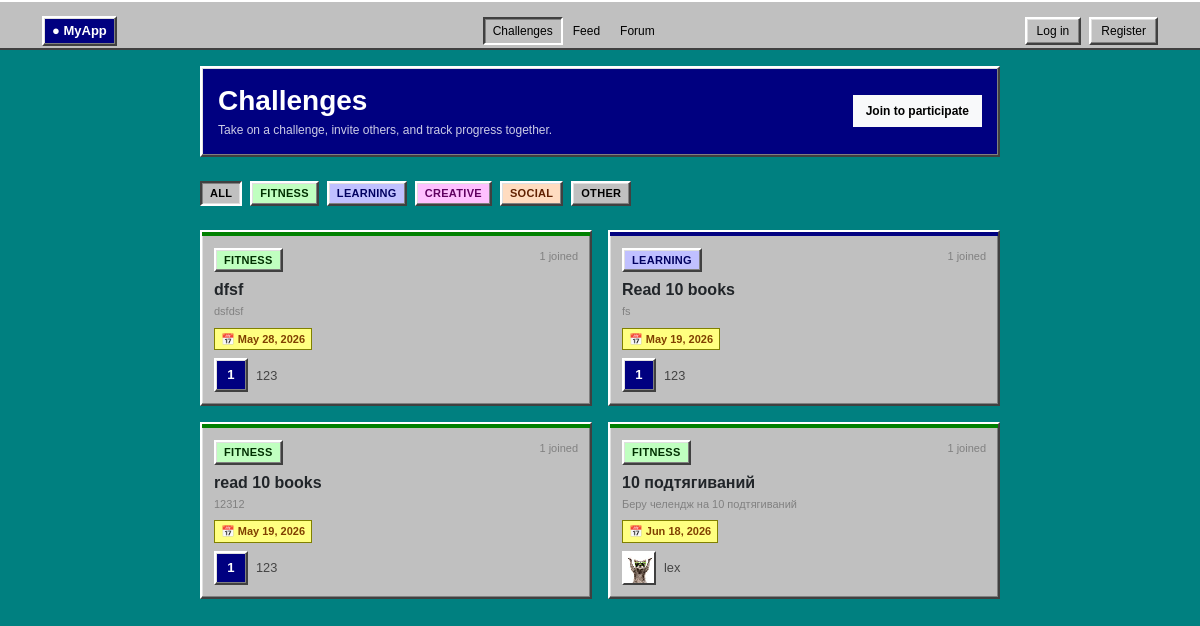
/challenges, run on the app's committed database.
### app.py (models this page shows, shortened)
class Challenge(db.Model):
    id          = db.Column(db.Integer, primary_key=True)
    title       = db.Column(db.String(120), nullable=False)
    description = db.Column(db.String(500), nullable=False)
    category    = db.Column(db.String(50),  nullable=False, default="Other")
    creator_id  = db.Column(db.Integer, db.ForeignKey("user.id"), nullable=False)
    created_at  = db.Column(db.DateTime, server_default=db.func.now())
    deadline    = db.Column(db.Date, nullable=True)
    creator     = db.relationship("User", backref="challenges")
    participants = db.relationship("User", secondary=challenge_participants,
                                   backref=db.backref("joined_challenges", lazy="dynamic"),
                                   lazy="dynamic")

class User(db.Model):
    id           = db.Column(db.Integer, primary_key=True)
    username     = db.Column(db.String(80), unique=True, nullable=False)
    password     = db.Column(db.String(256), nullable=False)
    avatar       = db.Column(db.String(256), nullable=True)
    totp_secret  = db.Column(db.String(32),  nullable=True)
    totp_enabled = db.Column(db.Boolean, default=False, nullable=False)
    is_admin     = db.Column(db.Boolean, default=False, nullable=False)
    banner_color = db.Column(db.String(7),  nullable=True)
    points       = db.Column(db.Integer,    default=0,   nullable=False)
    posts        = db.relationship("Post", backref="author", lazy=True)
    following = db.relationship(
        "User", secondary=follows,
        primaryjoin=(follows.c.follower_id == id),
        secondaryjoin=(follows.c.followed_id == id),
        backref=db.backref("followers", lazy="dynamic"),
        lazy="dynamic",
    )

### app.py (the view, shortened to what this page needs)
@app.route("/challenges", methods=["GET", "POST"])
def challenges():
    me = session.get("username")
    cat_filter = request.args.get("cat", "")
    q = Challenge.query.order_by(Challenge.created_at.desc())
    if cat_filter and cat_filter in CHALLENGE_CATEGORIES:
        q = q.filter_by(category=cat_filter)
    all_challenges = q.all()
    return render_template("challenges.html", challenges=all_challenges,
                           categories=CHALLENGE_CATEGORIES, cat_filter=cat_filter,
                           viewer=get_viewer(), today=date.today())

### app.py (called while the page is built)
def get_viewer():
    me = session.get("username")
    return User.query.filter_by(username=me).first() if me else None

@app.context_processor
def inject_unread():
    username = session.get("username")
    if username:
        user = User.query.filter_by(username=username).first()
        if user:
            count = Message.query.filter_by(receiver_id=user.id, is_read=False).count()
            return {"unread_count": count, "viewer_is_admin": user.is_admin}
    return {"unread_count": 0, "viewer_is_admin": False}

### templates/challenges.html (shortened to what this page needs)
{% extends "base.html" %}
{% block content %}
<div style="max-width:800px; margin:0 auto;">
  <div class="challenge-hero mb-4">
    <div>
      <h3 class="fw-bold mb-1">Challenges</h3>
      <p class="mb-0" style="opacity:.8">Take on a challenge, invite others, and track progress together.</p>
    </div>
    {% if viewer %}
    <button class="btn btn-light fw-semibold" data-bs-toggle="collapse" data-bs-target="#newForm">
      + New challenge
    </button>
    {% else %}
    <a href="/login" class="btn btn-light fw-semibold">Join to participate</a>
    {% endif %}
  </div>
  <div class="d-flex flex-wrap gap-2 mb-4">
    <a href="/challenges"
       class="cat-chip {% if not cat_filter %}cat-active{% endif %}">All</a>
    {% for cat in categories %}
    <a href="/challenges?cat={{ cat }}"
       class="cat-chip cat-{{ cat|lower }} {% if cat_filter == cat %}cat-active{% endif %}">
      {{ cat }}
    </a>
    {% endfor %}
  </div>
  {% if challenges %}
  <div class="row g-3">
    {% for ch in challenges %}
    <div class="col-md-6">
      <a href="/challenges/{{ ch.id }}" class="text-decoration-none">
        <div class="card card-hover challenge-card">
          <div class="challenge-card-accent cat-bar-{{ ch.category|lower }}"></div>
          <div class="card-body px-4 py-3">
            <div class="d-flex justify-content-between align-items-start mb-2">
              <span class="cat-chip cat-{{ ch.category|lower }}">{{ ch.category }}</span>
              <span class="post-meta">{{ ch.participants.count() }} joined</span>
            </div>
            <h6 class="fw-bold text-dark mb-1">{{ ch.title }}</h6>
            <p class="post-meta mb-2">
              {{ ch.description[:100] }}{% if ch.description|length > 100 %}…{% endif %}
            </p>
            {% if ch.deadline %}
            <p class="mb-3">
              <span class="deadline-chip {% if ch.deadline < today %}deadline-expired{% endif %}">
                &#128197; {{ ch.deadline.strftime("%b %d, %Y") }}
              </span>
            </p>
            {% endif %}
            <div class="d-flex align-items-center gap-2">
              <div class="av av-sm">
                {% if ch.creator.avatar %}
                  <img src="{{ url_for('static', filename='uploads/' ~ ch.creator.avatar) }}" alt="">
                {% else %}
                  {{ ch.creator.username[0].upper() }}
                {% endif %}
              </div>
              <span style="font-size:.8rem; color:var(--muted)">{{ ch.creator.username }}</span>
            </div>
          </div>
        </div>
      </a>
    </div>
    {% endfor %}
  </div>
  {% endif %}
</div>
{% endblock %}

### static/css/style.css (style rules this page uses)
:root { --bg: #008080; --surface: #c0c0c0; --text: #000000; --muted: #444444; --subtle: #808080; --border: #808080; --b-light: #ffffff; --b-mid: #dfdfdf; --b-dark: #808080; --b-darker: #404040; --accent: #000080; --accent-hover: #1084d0; --accent-light: #c0c0c0; --accent-muted: #000080; --radius: 0; --shadow: none; --shadow-md: none; }
.win-raised, .card, .stat-box, .graffiti-wrap, .auth-card { border: 2px solid; border-color: var(--b-light) var(--b-darker) var(--b-darker) var(--b-light); box-shadow: inset -1px -1px 0 var(--b-dark), inset 1px 1px 0 var(--b-mid); }
*, *::before, *::after { box-sizing: border-box; }
body { background: var(--bg); color: var(--text); font-family: "MS Sans Serif", "Arial", Tahoma, sans-serif; font-size: 12px; line-height: 1.5; -webkit-font-smoothing: none; image-rendering: pixelated; }
a { color: var(--accent); text-decoration: underline; }
h1,h2,h3,h4,h5,h6 { font-family: "MS Sans Serif", "Arial", Tahoma, sans-serif; }
.card { background: var(--surface) !important; border-radius: 0 !important; }
.card-hover { transition: none; }
.btn { border-radius: 0 !important; font-family: "MS Sans Serif", "Arial", Tahoma, sans-serif; font-size: 12px; font-weight: 400; transition: none; min-width: 75px; }
.post-meta { font-size: 11px; color: var(--subtle); }
.av { border-radius: 0; display: flex; align-items: center; justify-content: center; font-weight: 700; flex-shrink: 0; background: #000080; color: #ffffff; overflow: hidden; border: 2px solid; border-color: var(--b-light) var(--b-darker) var(--b-darker) var(--b-light); box-shadow: inset -1px -1px 0 var(--b-dark), inset 1px 1px 0 var(--b-mid); }
.av img { width: 100%; height: 100%; object-fit: cover; border-radius: 0; }
.av-sm { width: 34px; height: 34px; font-size: .82rem; }
.challenge-hero { background: var(--accent); color: #fff; border-radius: 0; padding: 16px; display: flex; align-items: center; justify-content: space-between; gap: 1rem; flex-wrap: wrap; border: 2px solid; border-color: var(--b-light) var(--b-darker) var(--b-darker) var(--b-light); box-shadow: inset -1px -1px 0 var(--b-dark), inset 1px 1px 0 var(--b-mid); }
.cat-chip { display: inline-block; padding: 2px 8px; border-radius: 0; font-size: 11px; font-weight: 700; text-transform: uppercase; letter-spacing: .3px; cursor: pointer; text-decoration: none; border: 2px solid; border-color: var(--b-light) var(--b-darker) var(--b-darker) var(--b-light); box-shadow: inset -1px -1px 0 var(--b-dark), inset 1px 1px 0 var(--b-mid); background: var(--surface); color: var(--text); }
.cat-chip.cat-active { border-color: var(--b-darker) var(--b-light) var(--b-light) var(--b-darker); box-shadow: inset 1px 1px 0 var(--b-dark), inset -1px -1px 0 var(--b-mid); }
.cat-fitness { background: #c0ffc0; color: #003000; }
.cat-learning { background: #c0c0ff; color: #000060; }
.cat-creative { background: #ffc0ff; color: #600060; }
.cat-social { background: #ffdcc0; color: #602000; }
.cat-other { background: var(--surface); color: var(--text); }
.challenge-card-accent { height: 4px; }
.cat-bar-fitness { background: #008000; }
.cat-bar-learning { background: #000080; }
.challenge-card { overflow: hidden; }
.deadline-chip { display: inline-block; font-size: 11px; font-weight: 700; padding: 2px 6px; border-radius: 0; background: #ffff80; color: #804000; border: 1px solid #808000; }
.mb-3 { margin-bottom: 8px !important; }
.card-body { padding: 12px !important; }

### data on the page
Challenge: category "FITNESS", participants.count "1", title "dfsf", description "dsfdsf", deadline "May 28, 2026", creator "1", creator.username "123"
Challenge: category "LEARNING", participants.count "1", title "Read 10 books", description "fs", deadline "May 19, 2026", creator "1", creator.username "123"
Challenge: category "FITNESS", participants.count "1", title "read 10 books", description "12312", deadline "May 19, 2026", creator "1", creator.username "123"
Challenge: category "FITNESS", participants.count "1", title "10 подтягиваний", description "Беру челендж на 10 подтягиваний", deadline "Jun 18, 2026", avatar (picture), creator.username "lex"

### other printed values
{{ cat }} "FITNESS" "LEARNING" "CREATIVE" "SOCIAL" "OTHER"
